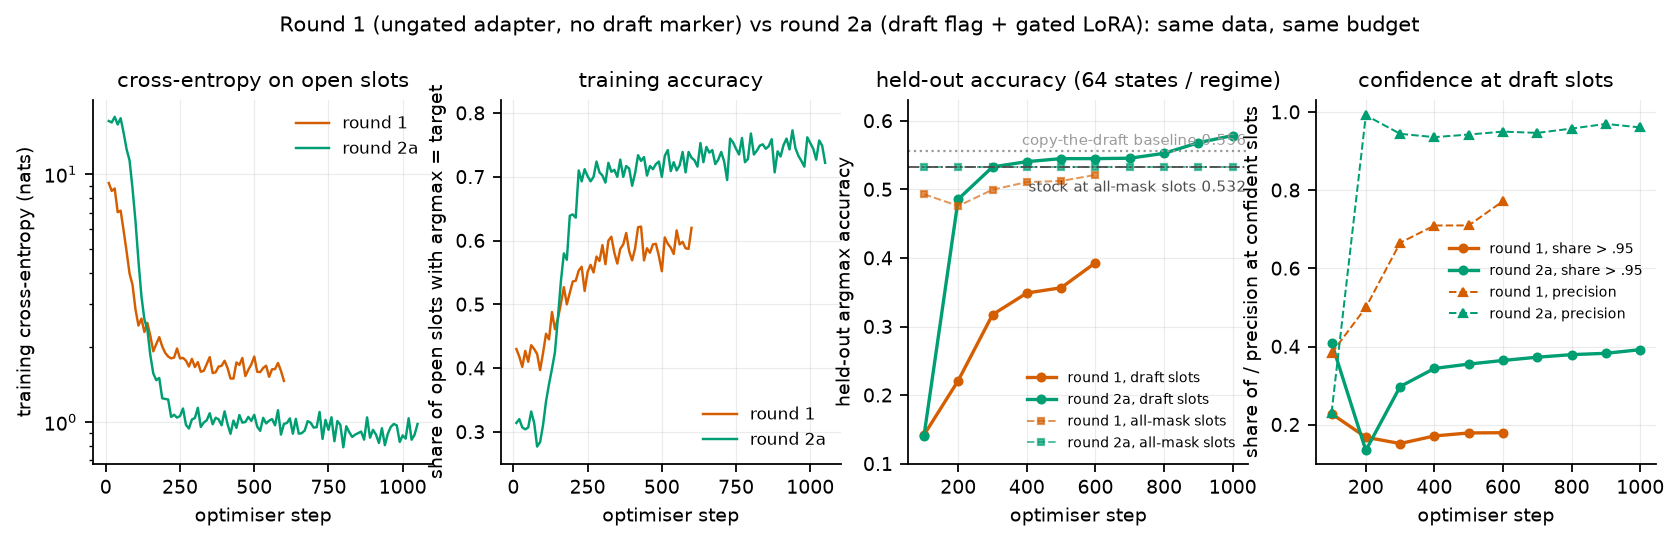

This figure's Python source:
#!/usr/bin/env python
"""F4 -- round 1 vs round 2a training curves, parsed from the two torchrun logs.

Data (no GPU, no model):
  logs/draftalign/train/t1_gsm8k_r1.log     round 1 (ungated LoRA + trainable router
                                            gates, no draft flag), stopped at step 600
  logs/draftalign/train/t2a_gsm8k_flag.log  round 2a (draft-flag vector + flag-gated
                                            LoRA, gates frozen), all 1,057 steps
Lines parsed:
  "[step k/1057] loss L ce C cert Z acc A top1 T uniq U M m lr R ..."   every 10 steps
  "[eval k] allmask_pass1_* draft_pass1_*"                              every 100 steps
`draft_pass1` = held-out states in which every open slot holds the drafter's token
(the inference pass-1 state); `allmask_pass1` = every open slot [MASK] (stock regime).
conf_frac = share of open slots whose top-1 probability exceeds 0.95;
conf_precision = of those, the share whose argmax equals the target.

Usage: /venv/main/bin/python results/figures/draftalign/F4_training_curves.py
"""
import os
import re
import sys

import numpy as np

sys.path.insert(0, os.path.dirname(os.path.abspath(__file__)))
from _common import C, ROOT, style          # noqa: E402

style()
import matplotlib.pyplot as plt             # noqa: E402

STEP = re.compile(r"^\[step (\d+)/\d+\] loss ([\d.]+) ce ([\d.]+) cert ([\d.]+) acc ([\d.]+) top1 ([\d.]+)")
EVAL = re.compile(r"^\[eval (\d+)\] (.*)$")


def parse(path):
    steps, evals = [], []
    for line in open(path, errors="ignore"):
        m = STEP.match(line)
        if m:
            steps.append(tuple(float(x) for x in m.groups()))
            continue
        m = EVAL.match(line)
        if m:
            d = {"step": int(m.group(1))}
            for kv in m.group(2).split():
                k, v = kv.split("=")
                d[k] = float(v)
            evals.append(d)
    return np.array(steps), evals


s1, e1 = parse(f"{ROOT}/logs/draftalign/train/t1_gsm8k_r1.log")
s2, e2 = parse(f"{ROOT}/logs/draftalign/train/t2a_gsm8k_flag.log")
col = lambda ev, k: np.array([d[k] for d in ev])

fig, axes = plt.subplots(1, 4, figsize=(12.6, 2.95))

ax = axes[0]
ax.plot(s1[:, 0], s1[:, 2], color=C["r1"], lw=1.1, label="round 1")
ax.plot(s2[:, 0], s2[:, 2], color=C["r2a"], lw=1.1, label="round 2a")
ax.set_yscale("log")
ax.set_xlabel("optimiser step")
ax.set_ylabel("training cross-entropy (nats)")
ax.set_title("cross-entropy on open slots")
ax.legend(fontsize=7.5)

ax = axes[1]
ax.plot(s1[:, 0], s1[:, 4], color=C["r1"], lw=1.1, label="round 1")
ax.plot(s2[:, 0], s2[:, 4], color=C["r2a"], lw=1.1, label="round 2a")
ax.set_xlabel("optimiser step")
ax.set_ylabel("share of open slots with argmax = target")
ax.set_title("training accuracy")
ax.set_ylim(0.25, 0.82)
ax.legend(fontsize=7.5)

ax = axes[2]
ax.plot(col(e1, "step"), col(e1, "draft_pass1_acc"), "o-", ms=3.5, color=C["r1"], label="round 1, draft slots")
ax.plot(col(e2, "step"), col(e2, "draft_pass1_acc"), "o-", ms=3.5, color=C["r2a"], label="round 2a, draft slots")
ax.plot(col(e1, "step"), col(e1, "allmask_pass1_acc"), "s--", ms=3, lw=0.9, color=C["r1"],
        alpha=0.65, label="round 1, all-mask slots")
ax.plot(col(e2, "step"), col(e2, "allmask_pass1_acc"), "s--", ms=3, lw=0.9, color=C["r2a"],
        alpha=0.65, label="round 2a, all-mask slots")
ax.axhline(0.556, color=C["grey"], ls=":", lw=1.0)
ax.text(1040, 0.565, "copy-the-draft baseline 0.556", ha="right", fontsize=6.8, color=C["grey"])
ax.axhline(0.5323, color=C["stock"], ls="-.", lw=0.8)
ax.text(1040, 0.497, "stock at all-mask slots 0.532", ha="right", fontsize=6.8, color=C["stock"])
ax.set_xlabel("optimiser step")
ax.set_ylabel("held-out argmax accuracy")
ax.set_title("held-out accuracy (64 states / regime)")
ax.set_ylim(0.10, 0.63)
ax.legend(fontsize=6.5, loc="lower right")

ax = axes[3]
ax.plot(col(e1, "step"), col(e1, "draft_pass1_conf_frac"), "o-", ms=3.5, color=C["r1"], label="round 1, share > .95")
ax.plot(col(e2, "step"), col(e2, "draft_pass1_conf_frac"), "o-", ms=3.5, color=C["r2a"], label="round 2a, share > .95")
ax.plot(col(e1, "step"), col(e1, "draft_pass1_conf_precision"), "^--", ms=3.5, lw=0.9, color=C["r1"],
        label="round 1, precision")
ax.plot(col(e2, "step"), col(e2, "draft_pass1_conf_precision"), "^--", ms=3.5, lw=0.9, color=C["r2a"],
        label="round 2a, precision")
ax.set_xlabel("optimiser step")
ax.set_ylabel("share of / precision at confident slots")
ax.set_title("confidence at draft slots")
ax.set_ylim(0.1, 1.03)
ax.legend(fontsize=6.5, loc="center right")

fig.suptitle("Round 1 (ungated adapter, no draft marker) vs round 2a (draft flag + gated LoRA): "
             "same data, same budget", y=1.06, fontsize=9.5)
out = os.path.join(os.path.dirname(os.path.abspath(__file__)), "F4_training_curves.png")
fig.savefig(out)
print("wrote", out)
print("round 1: %d step lines (last step %d), %d evals" % (len(s1), s1[-1, 0], len(e1)))
print("round 2a: %d step lines (last step %d), %d evals" % (len(s2), s2[-1, 0], len(e2)))
for tag, ev in (("r1", e1), ("r2a", e2)):
    for d in ev:
        print("%-4s eval %4d draft_acc %.4f conf %.4f prec %.4f | allmask_acc %.4f conf %.4f prec %.4f"
              % (tag, d["step"], d["draft_pass1_acc"], d["draft_pass1_conf_frac"],
                 d["draft_pass1_conf_precision"], d["allmask_pass1_acc"],
                 d["allmask_pass1_conf_frac"], d["allmask_pass1_conf_precision"]))
